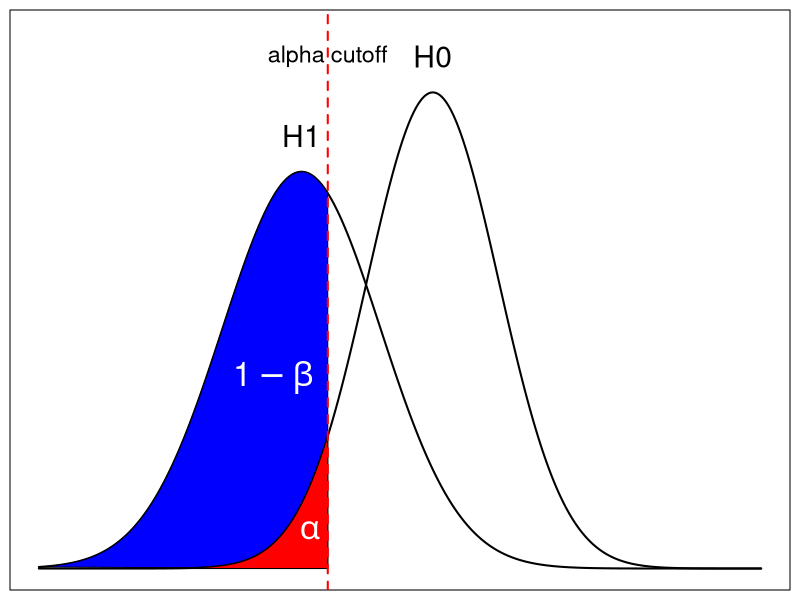
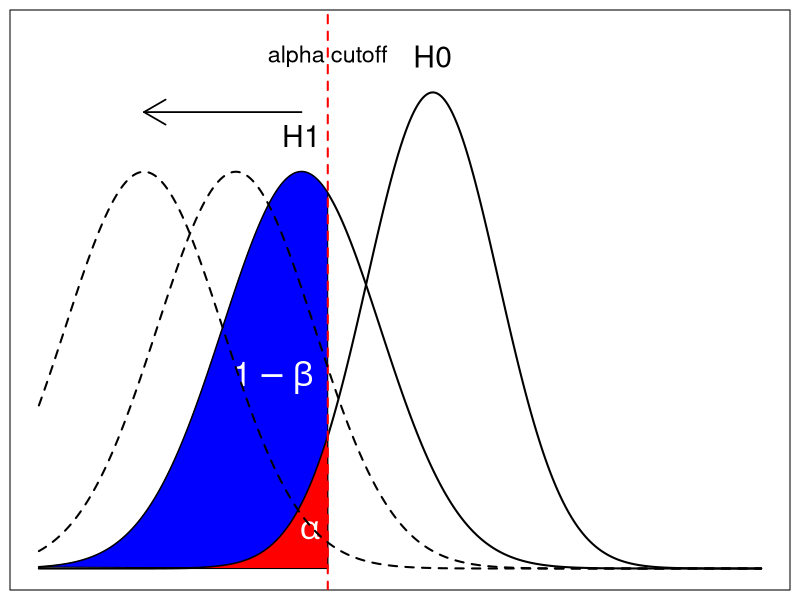
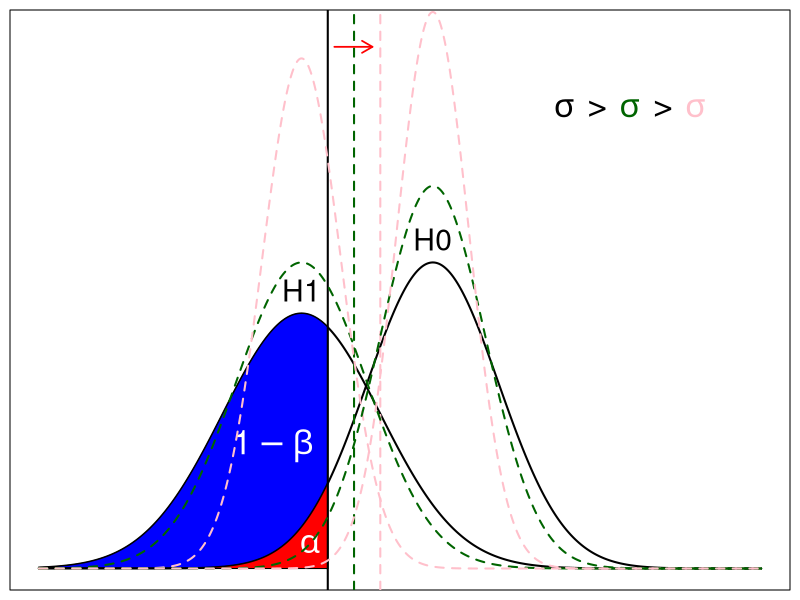
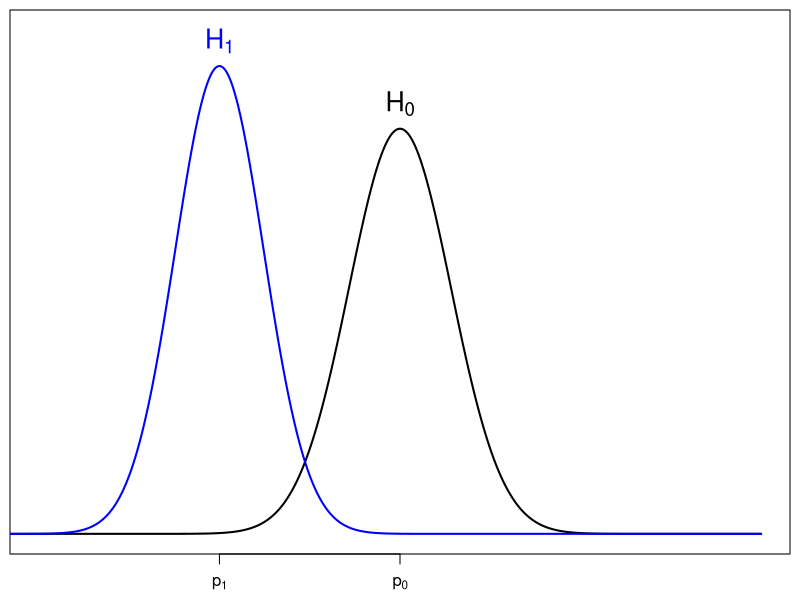
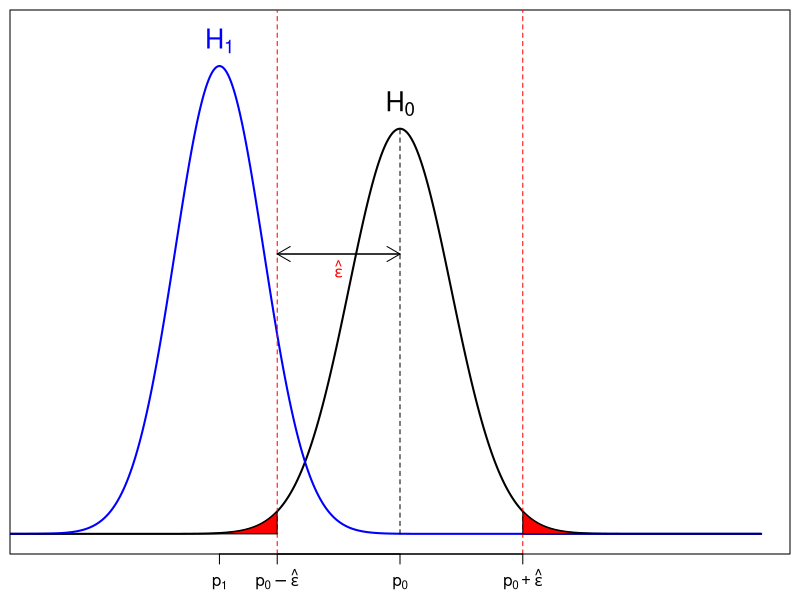
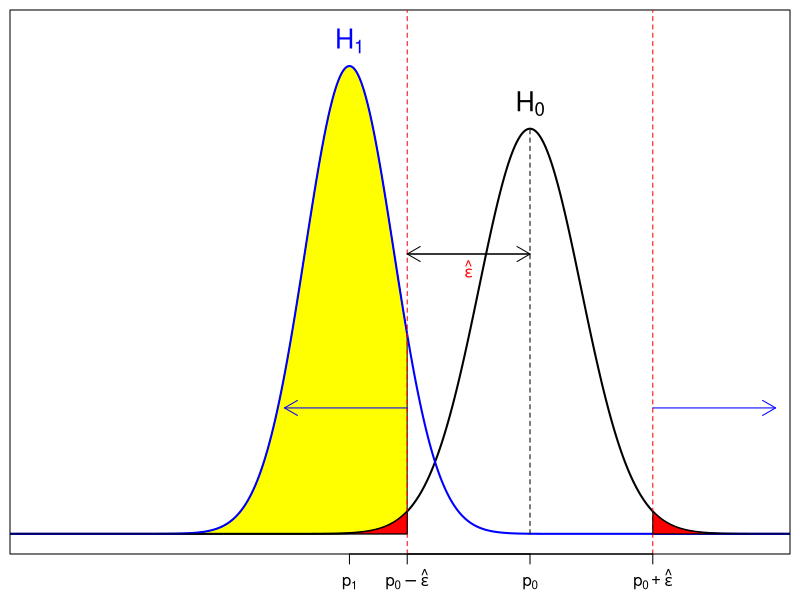
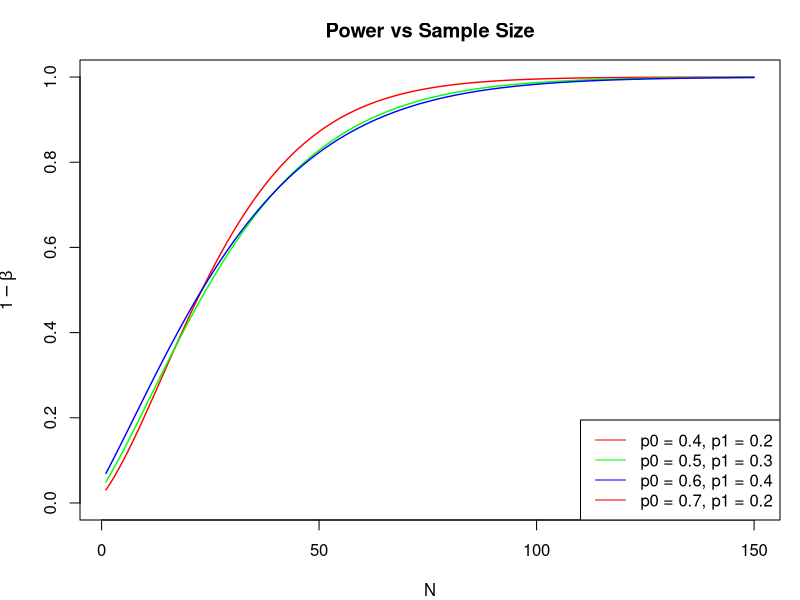
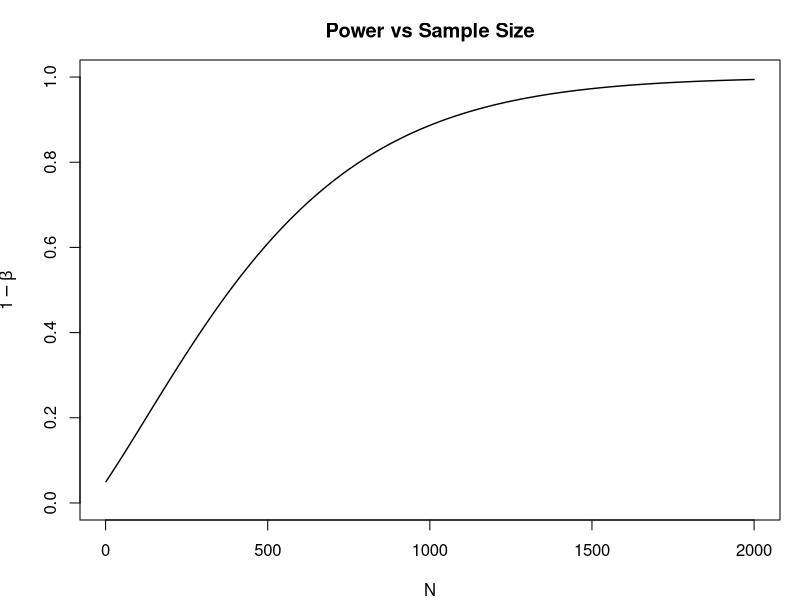

Here is the R script that generated these plots, in order:
## ---- chunk 1
set.seed(1236)
library(tidyverse)
library(gridExtra)
## ---- chunk 2
xrange <- c(-6, 5)
yrange <- c(0, 0.45)

x <- seq(xrange[1], xrange[2], 0.001)

mu0 <- 0
mu1 <- -2

y0 <- dnorm(x, mu0, 1)
y1 <- dnorm(x, mu1, 1.2)

thresh <- -1.6

par(mar = c(0.5,0.5,0.5,0.5))
plot(0, type = "n", xlim = xrange, ylim = yrange, xaxt = "n", yaxt = "n", ylab = NA, xlab = NA)
lines(x = x, y = y1, lwd = 2)
polygon(x = c(x[x <= thresh], thresh), y = c(y1[x <= thresh], 0), col = "blue")
lines(x = x, y = y0, lwd = 2)
polygon(x = c(x[x <= thresh], thresh), y = c(y0[x <= thresh], 0), col = "red")
text(x = c(mu0, mu1), y = c(y0[which(x == mu0)], y1[which(x == mu1)]) + 0.03, labels = c("H0", "H1"), cex = 1.8)
abline(v = thresh, lty = "dashed", lwd = 2, col = "red")
text(x = thresh, y = y0[which(x == mu0)] + 0.03, labels = "alpha cutoff", cex = 1.4)
text(x = -2.43, y = 0.16, labels = expression(1-beta), cex = 2, col = "white")
text(x = -1.87, y = 0.032, labels = expression(alpha), cex = 2, col = "white")
## ---- chunk 3
par(mar = c(0.5,0.5,0.5,0.5))
plot(0, type = "n", xlim = xrange, ylim = yrange, xaxt = "n", yaxt = "n", ylab = NA, xlab = NA)
lines(x = x, y = y1, lwd = 2)
polygon(x = c(x[x <= thresh], thresh), y = c(y1[x <= thresh], 0), col = "blue")
lines(x = x, y = y0, lwd = 2)
polygon(x = c(x[x <= thresh], thresh), y = c(y0[x <= thresh], 0), col = "red")
text(x = c(mu0, mu1), y = c(y0[which(x == mu0)], y1[which(x == mu1)]) + 0.03, labels = c("H0", "H1"), cex = 1.8)
abline(v = thresh, lty = "dashed", lwd = 2, col = "red")
text(x = thresh, y = y0[which(x == mu0)] + 0.03, labels = "alpha cutoff", cex = 1.4)
text(x = -2.43, y = 0.16, labels = expression(1-beta), cex = 2, col = "white")
text(x = -1.87, y = 0.032, labels = expression(alpha), cex = 2, col = "white")
lines(x = x, y = dnorm(x, -3, 1.2), lwd = 2, lty = "dashed")
lines(x = x, y = dnorm(x, -4.4, 1.2), lwd = 2, lty = "dashed")
arrows(x0 = -2, y0 = max(y1)+0.05, x1 = -4.4, y1 = max(y1)+0.05, lwd = 1.7)
## ---- chunk 4
par(mar = c(0.5,0.5,0.5,0.5))
plot(0, type = "n", xlim = xrange, ylim = c(0.00, 0.7), xaxt = "n", yaxt = "n", ylab = NA, xlab = NA)
lines(x = x, y = y1, lwd = 2)
polygon(x = c(x[x <= thresh], thresh), y = c(y1[x <= thresh], 0), col = "blue")
lines(x = x, y = y0, lwd = 2)
polygon(x = c(x[x <= thresh], thresh), y = c(y0[x <= thresh], 0), col = "red")
text(x = c(mu0, mu1), y = c(y0[which(x == mu0)], y1[which(x == mu1)]) + 0.03, labels = c("H0", "H1"), cex = 1.8)
abline(v = thresh, lwd = 2, col = "black")
abline(v = thresh + 0.4, lwd = 2, lty = "dashed", col = "dark green")
abline(v = thresh + 0.8, lwd = 2, lty = "dashed", col = "pink")
text(x = -2.43, y = 0.16, labels = expression(1-beta), cex = 2, col = "white")
text(x = -1.87, y = 0.032, labels = expression(alpha), cex = 2, col = "white")
lines(x = x, y = dnorm(x, mu1, 1), lwd = 2, lty = "dashed", col = "dark green")
lines(x = x, y = dnorm(x, mu1, 0.6), lwd = 2, lty = "dashed", col = "pink")
lines(x = x, y = dnorm(x, mu0, 0.8), lwd = 2, lty = "dashed", col = "dark green")
lines(x = x, y = dnorm(x, mu0, 0.55), lwd = 2, lty = "dashed", col = "pink")
arrows(x0 = thresh+0.1, y0 = 0.68, x1 = thresh + 0.68, y1 = 0.68, col = "red", lwd = 1.7, length = 0.12)
text(x = 2, y = 0.6, labels = expression(sigma), col = "black", cex = 2)
text(x = 2.5, y = 0.6, labels = ">", col = "black", cex = 2)
text(x = 3.0, y = 0.6, labels = expression(sigma), col = "dark green", cex = 2)
text(x = 3.5, y = 0.6, labels = ">", col = "black", cex = 2)
text(x = 4.0, y = 0.6, labels = expression(sigma), col = "pink", cex = 2)
## ---- chunk 5
xrange <- c(0, 1)

x <- seq(-1, xrange[2], 0.0001)

n <- 50

p0 <- 0.5
p1 <- 0.25

epsilon <- 0.17

v0 <- (1/n) * p0 * (1 - p0)
v1 <- (1/n) * p1 * (1 - p1)

y0 <- dnorm(x, p0, sqrt(v0))
y1 <- dnorm(x, p1, sqrt(v1))

yrange <- c(0, max(max(y0), max(y1)) + 0.5)
## ---- chunk 6
par(mar = c(2.3,0.5,0.5,0.5))
plot(0, type = "n", xlim = xrange, ylim = yrange, xaxt = "n", yaxt = "n", ylab = NA, xlab = NA)
axis(side = 1, at = c(p0, p1), labels = c(expression("p"[0]), expression("p"[1])))
lines(x = x, y = y0, lwd = 2)
lines(x = x, y = y1, lwd = 2, col = "blue")
text(x = p0, y = max(y0) + 0.35, labels = expression("H"[0]), cex = 1.6)
text(x = p1, y = max(y1) + 0.35, labels = expression("H"[1]), cex = 1.6, col = "blue")
## ---- chunk 7
par(mar = c(2.3,0.5,0.5,0.5))
plot(0, type = "n", xlim = xrange, ylim = yrange, xaxt = "n", yaxt = "n", ylab = NA, xlab = NA)
axis(side = 1, at = c(p0, p1), labels = c(expression("p"[0]), expression("p"[1])))
lines(x = x, y = y0, lwd = 2)
lines(x = x, y = y1, lwd = 2, col = "blue")
text(x = p0, y = max(y0) + 0.35, labels = expression("H"[0]), cex = 1.6)
text(x = p1, y = max(y1) + 0.35, labels = expression("H"[1]), cex = 1.6, col = "blue")

# Demonstrate epsilon
abline(v = c(p0 - epsilon, p0 + epsilon), lty = "dashed", cex = 1.5, col = "red")
lines(x = c(p0, p0), y = c(0, max(y0)), lty = "dashed")
axis(side = 1, at = c(p0 - epsilon, p0 + epsilon), labels = c(expression("p"[0] - hat(epsilon)), expression("p"[0] + hat(epsilon))))

arrows(x0 = p0 - epsilon, x1 = p0, y0 = sum(yrange) / 1.8, y1 = sum(yrange) / 1.8, cex = 1.7, length = 0.15)
arrows(x1 = p0 - epsilon, x0 = p0, y0 = sum(yrange) / 1.8, y1 = sum(yrange) / 1.8, cex = 1.7, length = 0.15)

text(x = p0 - epsilon/2, y = sum(yrange) / 1.9, labels = expression(hat(epsilon)), col = "red")

# Draw area under the curve
lower_tail_index <- which(x < (p0 - epsilon))
polygon(x = c(x[lower_tail_index], x[lower_tail_index[length(lower_tail_index)]]), 
        y = c(y0[lower_tail_index], 0), col = "red"
)
higher_tail_index <- which(x > (p0 + epsilon))
polygon(x = c(x[higher_tail_index], x[higher_tail_index[1]]), 
        y = c(y0[higher_tail_index], 0), col = "red"
)
## ---- chunk 8
par(mar = c(2.3,0.5,0.5,0.5))
plot(0, type = "n", xlim = xrange - 0.18, ylim = yrange, xaxt = "n", yaxt = "n", ylab = NA, xlab = NA)
axis(side = 1, at = c(p0, p1), labels = c(expression("p"[0]), expression("p"[1])))

# draw area for power first
lower_tail_index <- which(x < (p0 - epsilon))
polygon(x = c(x[lower_tail_index], x[lower_tail_index[length(lower_tail_index)]]), 
        y = c(y1[lower_tail_index], 0), col = "yellow"
)
higher_tail_index <- which(x > (p0 + epsilon))
polygon(x = c(x[higher_tail_index], x[higher_tail_index[1]]), 
        y = c(y1[higher_tail_index], 0), col = "yellow"
)

lines(x = x, y = y0, lwd = 2)
lines(x = x, y = y1, lwd = 2, col = "blue")
text(x = p0, y = max(y0) + 0.35, labels = expression("H"[0]), cex = 1.6)
text(x = p1, y = max(y1) + 0.35, labels = expression("H"[1]), cex = 1.6, col = "blue")

# Demonstrate epsilon
abline(v = c(p0 - epsilon, p0 + epsilon), lty = "dashed", cex = 1.5, col = "red")
lines(x = c(p0, p0), y = c(0, max(y0)), lty = "dashed")
axis(side = 1, at = c(p0 - epsilon, p0 + epsilon), labels = c(expression("p"[0] - hat(epsilon)), expression("p"[0] + hat(epsilon))))

# add arrows
arrows(x0 = p0 - epsilon, x1 = p0, y0 = sum(yrange) / 1.8, cex = 1.7, length = 0.15)
arrows(x1 = p0 - epsilon, x0 = p0, y0 = sum(yrange) / 1.8, cex = 1.7, length = 0.15)
arrows(x0 = p0 - epsilon, x1 = p0 - 2*epsilon, y0 = sum(yrange) / 4, cex = 1.7, length = 0.15, col = "blue")
arrows(x0 = p0 + epsilon, x1 = p0 + 2*epsilon, y0 = sum(yrange) / 4, cex = 1.7, length = 0.15, col = "blue")

text(x = p0 - epsilon/2, y = sum(yrange) / 1.9, labels = expression(hat(epsilon)), col = "red")

# Draw area under the curve
polygon(x = c(x[lower_tail_index], x[lower_tail_index[length(lower_tail_index)]]), 
        y = c(y0[lower_tail_index], 0), col = "red"
)
polygon(x = c(x[higher_tail_index], x[higher_tail_index[1]]), 
        y = c(y0[higher_tail_index], 0), col = "red"
)
## ---- chunk 9
# write power function
# power_function
calc_power <- function(n, p0, p1, alpha) {
  A <- sqrt(n) * (p0 - p1)
  B <- qnorm(alpha/2, mean = 0, sd = 1, lower.tail = FALSE) * sqrt(p0 * (1 - p0))
  C <- sqrt(p1 * (1 - p1))
  return(pnorm((A - B)/C, mean = 0, sd = 1, lower.tail = TRUE) + 1 - pnorm((A + B)/C, mean = 0, sd = 1, lower.tail = TRUE))
}
## ---- chunk 10
# observe behavior of n with p0, p1 fixed
p0 <- c(0.4, 0.5, 0.6, 0.7)
p1 <- c(0.2, 0.3, 0.4, 0.2)
n <- seq(1, 150)
alpha <- 0.05
colour <- rainbow(3)

{
par(oma = c(0, 0, 0, 0), mar = c(5, 5, 4, 2) - 1)

plot(1, type = "n", xlim = c(min(n), max(n)), ylim = c(0, 1), main = "Power vs Sample Size", xlab = "N", ylab = expression(1 - beta))
for (i in 1:length(p0)) {
  lines(x = n, y = calc_power(n, p0[i], p1[i], alpha), col = colour[i], lwd = 1.4)
}
legend("bottomright", legend = paste0("p0 = ", p0, ", p1 = ", p1), col = colour, lty = "solid")
}
## ---- chunk 11
# observe behavior of n with p0, p1 fixed
p0 <- 0.5
p1 <- 0.55
n <- seq(1, 2000)
alpha <- 0.05
colour <- rainbow(3)

{
par(oma = c(0, 0, 0, 0), mar = c(5, 5, 4, 2) - 1)

plot(1, type = "n", xlim = c(min(n), max(n)), ylim = c(0, 1), main = "Power vs Sample Size", xlab = "N", ylab = expression(1 - beta))
lines(x = n, y = calc_power(n, p0, p1, alpha), col = "black", lwd = 1.4)
}
## ---- chunk 12
# observe behavior of |p0 - p1| with n fixed
n <- c(10, 50, 100, 120)
space <- 0.001
p0 <- seq(space, 1 - space, space)
p1 <- seq(space, 1 - space, space)

dat <- expand.grid(p0, p1)
colnames(dat) <- c("p0", "p1")

dat <- 
  mutate(
    dat,     
    distance = abs(p0 - p1),
    ratio = p0/p1,
    distance_from_center = p0 - 0.5,
    distance_from_center_p1 = p1 - 0.5,
    power_10 = calc_power(10, p0, p1, 0.05),
    power_50 = calc_power(50, p0, p1, 0.05),
    power_100 = calc_power(100, p0, p1, 0.05),
    power_120 = calc_power(120, p0, p1, 0.05)
  )

dat <- dat[dat$distance != 0,]

sample_dat <- dat[sample(nrow(dat), 30000),]
## ---- chunk 13
head(dat[sample(nrow(dat), 5), !(colnames(dat) %in% c("ratio", "distance_from_center", "distance_from_center_p1"))])
## ---- chunk 14
plot(x = sample_dat$distance, y = sample_dat$power_10, main = "Power vs Distance (N = 10)", xlab = "Distance", ylab = "Power")
## ---- chunk 15
hist(dat$ratio, breaks = "scott", main = "Histogram of Ratio", freq = FALSE, xlab = "Ratio")
## ---- chunk 16
hist(log(dat$ratio, 10), breaks = "scott", main = "Histogram of Ratio", freq = FALSE, xlab = "Ratio")
## ---- chunk 17
ggplot(sample_dat) + 
  geom_point(aes(x = distance, y = power_10, col = log(ratio))) + 
  scale_color_gradient2(high = "red", low = "blue") + 
  xlab("Distance") +
  ylab("Power") +
  ggtitle("Power vs Distance (N = 10) with Log(ratio)") +
  theme_dark()
## ---- chunk 18
ggplot(sample_dat) + 
  geom_point(aes(x = distance, y = power_10, col = distance_from_center)) + 
  scale_color_gradient2(high = "red", low = "blue", name = "Center\nDistance") + 
  ggtitle("Power vs Distance",subtitle = " (N = 10, Colored by Distance of p0 from 0.5)") +
  xlab("Distance") +
  ylab("Power") +
  theme_dark()
## ---- chunk 19
ggplot(sample_dat) + 
  geom_point(aes(x = distance, y = power_10, col = distance_from_center_p1)) + 
  scale_color_gradient2(high = "red", low = "blue", name = "Center\nDistance") + 
  ggtitle("Power vs Distance",subtitle = " (N = 10, Colored by Distance of p1 from 0.5)") +
  xlab("Distance") +
  ylab("Power") +
  theme_dark()
## ---- chunk 20
g <- ggplot(sample_dat) + 
  geom_point(aes(x = distance, y = power_50), size = 0.7) +
  ylab("Power") +
  ggtitle("Power vs Distance (N = 50)") +
  theme_dark() +
  theme(plot.title = element_text(size = 10), plot.subtitle = element_text(size = 8), axis.title.x = element_blank())

g1 <- ggplot(sample_dat) + 
  geom_point(aes(x = distance, y = power_50, col = log(ratio)), size = 0.7) + 
  scale_color_gradient2(high = "red", low = "blue", guide = FALSE)  +
  ggtitle("Power vs Distance", subtitle = "(N = 50, Colored by Log(ratio))") +
  theme_dark() +
  theme(plot.title = element_text(size = 10), plot.subtitle = element_text(size = 8), axis.title.x = element_blank(), axis.title.y = element_blank())

g2 <- ggplot(sample_dat) + 
  geom_point(aes(x = distance, y = power_50, col = distance_from_center), size = 0.7) + 
  scale_color_gradient2(high = "red", low = "blue", guide = FALSE) + 
  ggtitle("Power vs Distance",subtitle = "(N = 50, Colored by Distance of p0 from 0.5)") +
  xlab("Distance") +
  ylab("Power") +
  theme_dark() +
  theme(plot.title = element_text(size = 10), plot.subtitle = element_text(size = 8))

g3 <- ggplot(sample_dat) + 
  geom_point(aes(x = distance, y = power_50, col = distance_from_center_p1), size = 0.7) + 
  scale_color_gradient2(high = "red", low = "blue", guide = FALSE) + 
  ggtitle("Power vs Distance",subtitle = "(N = 50, Colored by Distance of p1 from 0.5)") +
  xlab("Distance") +
  theme_dark() +
  theme(plot.title = element_text(size = 10), plot.subtitle = element_text(size = 8), axis.title.y = element_blank())

grid.arrange(g, g1, g2, g3, nrow = 2)
## ---- chunk 21
g <- ggplot(sample_dat) + 
  geom_point(aes(x = distance, y = power_100), size = 0.7) +
  ylab("Power") +
  ggtitle("Power vs Distance (N = 100)") +
  theme_dark() +
  theme(plot.title = element_text(size = 10), plot.subtitle = element_text(size = 8), axis.title.x = element_blank())

g1 <- ggplot(sample_dat) + 
  geom_point(aes(x = distance, y = power_100, col = log(ratio)), size = 0.7) + 
  scale_color_gradient2(high = "red", low = "blue", guide = FALSE)  +
  ggtitle("Power vs Distance", subtitle = "(N = 100, Colored by Log(ratio))") +
  theme_dark() +
  theme(plot.title = element_text(size = 10), plot.subtitle = element_text(size = 8), axis.title.x = element_blank(), axis.title.y = element_blank())

g2 <- ggplot(sample_dat) + 
  geom_point(aes(x = distance, y = power_100, col = distance_from_center), size = 0.7) + 
  scale_color_gradient2(high = "red", low = "blue", guide = FALSE) + 
  ggtitle("Power vs Distance",subtitle = "(N = 100, Colored by Distance of p0 from 0.5)") +
  xlab("Distance") +
  ylab("Power") +
  theme_dark() +
  theme(plot.title = element_text(size = 10), plot.subtitle = element_text(size = 8))

g3 <- ggplot(sample_dat) + 
  geom_point(aes(x = distance, y = power_100, col = distance_from_center_p1), size = 0.7) + 
  scale_color_gradient2(high = "red", low = "blue", guide = FALSE) + 
  ggtitle("Power vs Distance",subtitle = "(N = 100, Colored by Distance of p1 from 0.5)") +
  xlab("Distance") +
  theme_dark() +
  theme(plot.title = element_text(size = 10), plot.subtitle = element_text(size = 8), axis.title.y = element_blank())

grid.arrange(g, g1, g2, g3, nrow = 2)
## ---- chunk 22
g <- ggplot(sample_dat) + 
  geom_point(aes(x = distance, y = power_120), size = 0.7) +
  ylab("Power") +
  ggtitle("Power vs Distance (N = 120)") +
  theme_dark() +
  theme(plot.title = element_text(size = 10), plot.subtitle = element_text(size = 8), axis.title.x = element_blank())

g1 <- ggplot(sample_dat) + 
  geom_point(aes(x = distance, y = power_120, col = log(ratio)), size = 0.7) + 
  scale_color_gradient2(high = "red", low = "blue", guide = FALSE)  +
  ggtitle("Power vs Distance", subtitle = "(N = 120, Colored by Log(ratio))") +
  theme_dark() +
  theme(plot.title = element_text(size = 10), plot.subtitle = element_text(size = 8), axis.title.x = element_blank(), axis.title.y = element_blank())

g2 <- ggplot(sample_dat) + 
  geom_point(aes(x = distance, y = power_120, col = distance_from_center), size = 0.7) + 
  scale_color_gradient2(high = "red", low = "blue", guide = FALSE) + 
  ggtitle("Power vs Distance",subtitle = "(N = 120, Colored by Distance of p0 from 0.5)") +
  xlab("Distance") +
  ylab("Power") +
  theme_dark() +
  theme(plot.title = element_text(size = 10), plot.subtitle = element_text(size = 8))

g3 <- ggplot(sample_dat) + 
  geom_point(aes(x = distance, y = power_120, col = distance_from_center_p1), size = 0.7) + 
  scale_color_gradient2(high = "red", low = "blue", guide = FALSE) + 
  ggtitle("Power vs Distance",subtitle = "(N = 120, Colored by Distance of p1 from 0.5)") +
  xlab("Distance") +
  theme_dark() +
  theme(plot.title = element_text(size = 10), plot.subtitle = element_text(size = 8), axis.title.y = element_blank())

grid.arrange(g, g1, g2, g3, nrow = 2)
